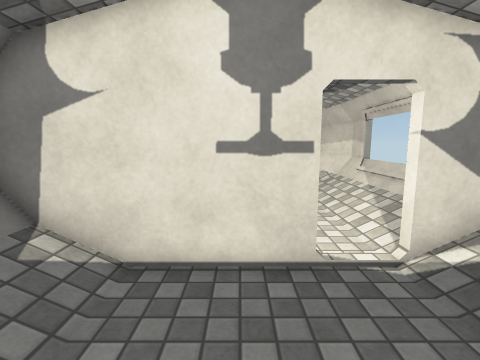
[1] (above)

12 first-person views from a walk through a 3-D level made in the Unity game engine. The camera is 1.4 m above the floor, tilts 8° down and sees 85° across. The floor is counted in squares, 0.5 m on a side. Each view is taken from the middle of a square. On the plan, view 1 faces up. The plan holds only what a view shows up to about 19 squares ahead; the rest is blank. Surface patterns are stand-ins for the level's own textures.

[2]
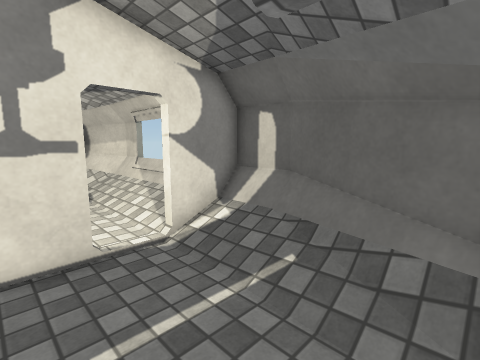

[3]
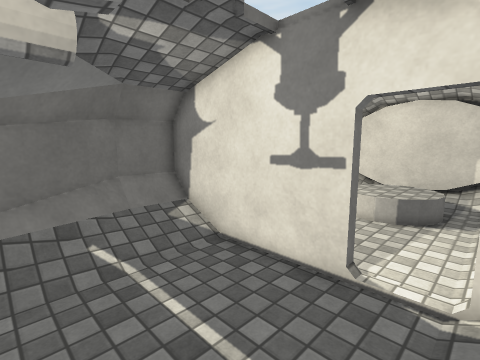

[4]
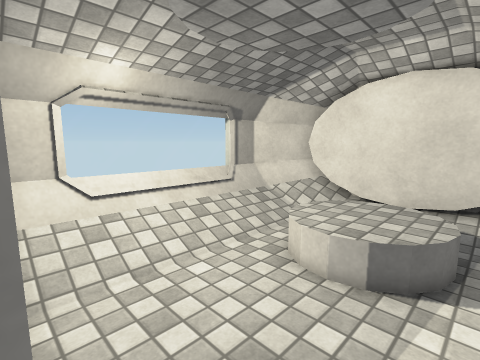

[5]
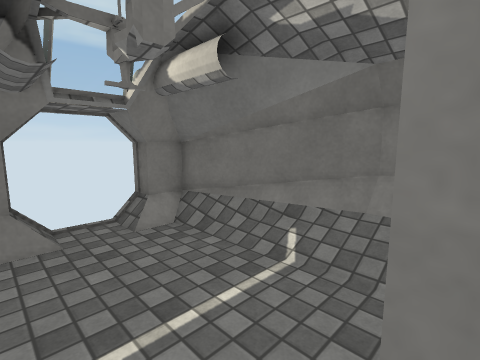

[6]
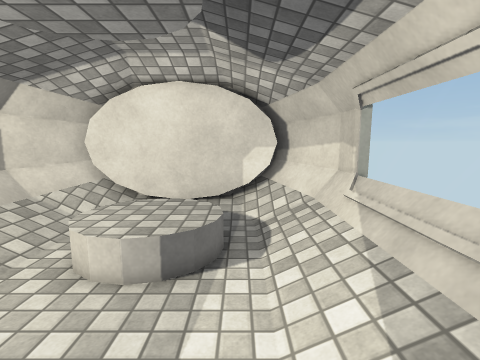

[7]
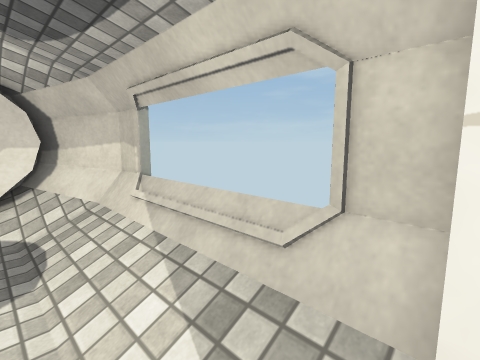

[8]
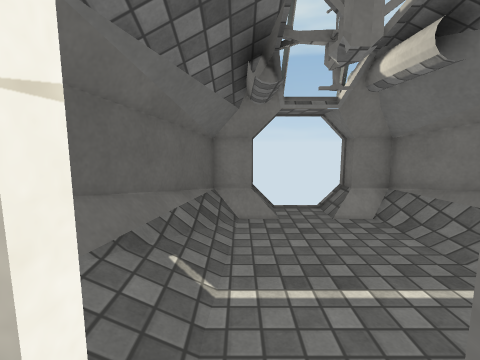

[9]
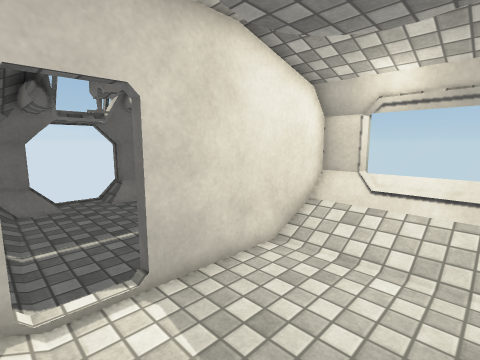

[10]
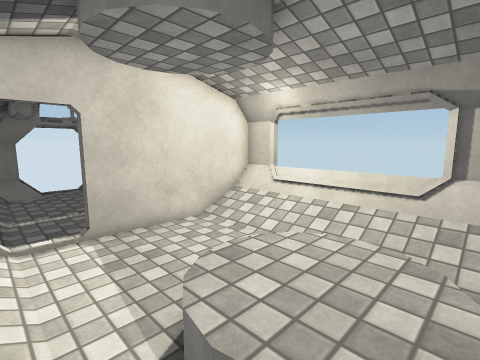

[11]
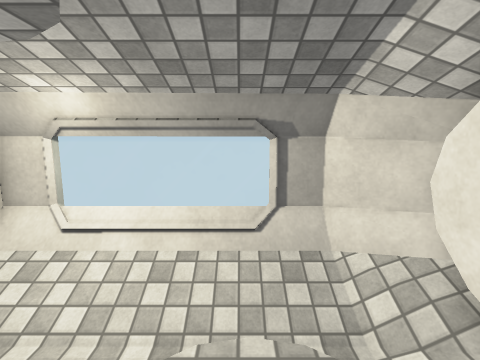

[12]
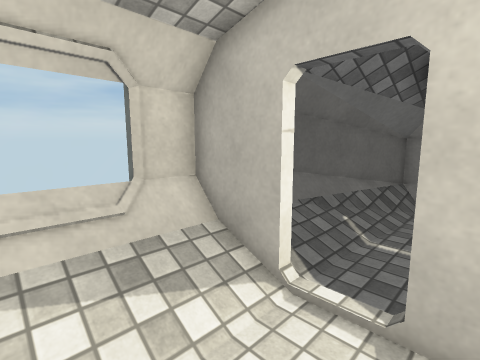

### Floor plan
Key: @ floor where view 1 was taken; # wall or solid block; . main floor; : floor 0.5 m higher than the main floor; / step, stairs or slope; = window, fence, low wall or low ledge.
Columns run from 5 left of view 1 to 7 right of it. Each row starts with its distance up from view 1.
 17 ############
 16 ##//   ../##
 15 #//..//..//##
 14 #//./::/.//##
 13 #//.::::.//#=
 12 #//./::/.//==
 11 #//..//..//==
 10 #//......//==
  9 #//......//==
  8 #//......//#=
  7 #//......//##
  6 #######..####
  5 #//......//#
  4 #//......//#
  3 # /......//#
  2 ##/....../##
  1  #/....../##
  0  # ..@.../#
 -1  # ...... #
 -2   #....  ##
 -3   ###..##
 -4    ##  #

Positions as (right, up) in squares from view 1, and headings:
1: (0, 0), facing up
2: (0, -1), facing up-right
3: (4, 0), facing up-left
4: (3, 6), facing up-left
5: (3, 6), facing down-left
6: (3, 6), facing up
7: (3, 6), facing up-right
8: (3, 7), facing down
9: (4, 11), facing down-left
10: (4, 15), facing down-left
11: (2, 13), facing left
12: (1, 10), facing down-right
